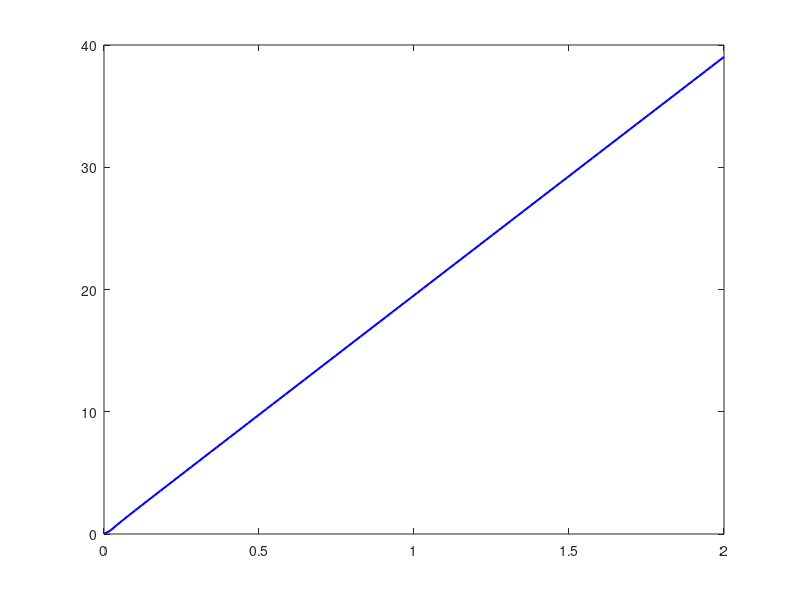

This figure's MATLAB source: (Note: this script raises an error after producing the figure.)
% This is a demonstration to plot the relationship between damping ratio and power
clc;close all; clear all;

% variables with  values
M_struct = 100;     % kg mass of machine
m_struct = 100;       % kg mass 
m_clothes = 1;      % kg mass of clothes
m_veh = 1;          % kg ~not needed
k_struct = 9.5E06;  % N/m
k_veh = 1;          % N/m

e_radius = 0.375;  % m radius
c_veh = 75;        % Ns/m ~not needed
c_struct = 0;      % Ns/m ~not needed

% Calculating damping ratios
struct_damping = c_struct / (2 * sqrt(k_struct * m_struct));
veh_damping = c_veh / (2 * sqrt(k_veh * m_veh));
total_damping = struct_damping + veh_damping;

% range of total damping ratios for plotting
total_dampingRatio = linspace(0, 1, 100);

% Natural frequency calculations
struct_freq = sqrt(k_struct / m_struct); % rad/s
veh_freq = sqrt(k_veh / m_veh);          % rad/s

% range of r_ratio (ω_veh / ω_struct) values
r_ratio = linspace(0, 2, 100);  % ratio range from 0 to 2

% Amplitude of vibration
Y_amplitude = 0.001; % meters, example value

% Calculate power normalized and resonant power
power_norm = (m_struct * total_damping * (Y_amplitude^2) * (r_ratio.^3) .* (struct_freq^3)) ./ ...
             ((1 - (r_ratio.^2)).^2 + (2 * total_damping * r_ratio).^2);

% Power when veh_freq equals struct_freq (r_ratio = 1, Resonance)
power_res = (m_struct * (Y_amplitude^2) * (struct_freq^3)) / (4 * total_damping);

% Plotting power vs ratio
figure;
plot(r_ratio, power_norm, 'b', 'LineWidth', 1.5);
hold on;
yline(power_res, 'r--', 'Power at Resonance', 'LineWidth', 1);
title('Power (W) vs Ratio (\omega_{veh} / \omega_{struct})');
xlabel('Ratio (\omega_{veh} / \omega_{struct})');
ylabel('Power (W)');
legend('Power vs. Ratio', 'Resonant Power');
grid on;

%{
% Plotting Damping Ratio vs ratio
figure;
plot(r_ratio, total_dampingRatio, 'g', 'LineWidth', 1.5); % Plotting damping ratio vs ratio
title('Damping Ratio (\zeta_{total}) vs Ratio (\omega_{veh} / \omega_{struct})');
xlabel('Ratio (\omega_{veh} / \omega_{struct})');
ylabel('Damping Ratio (\zeta_{total})');
grid on;
%}
%add eom that describe the system in x, v, a